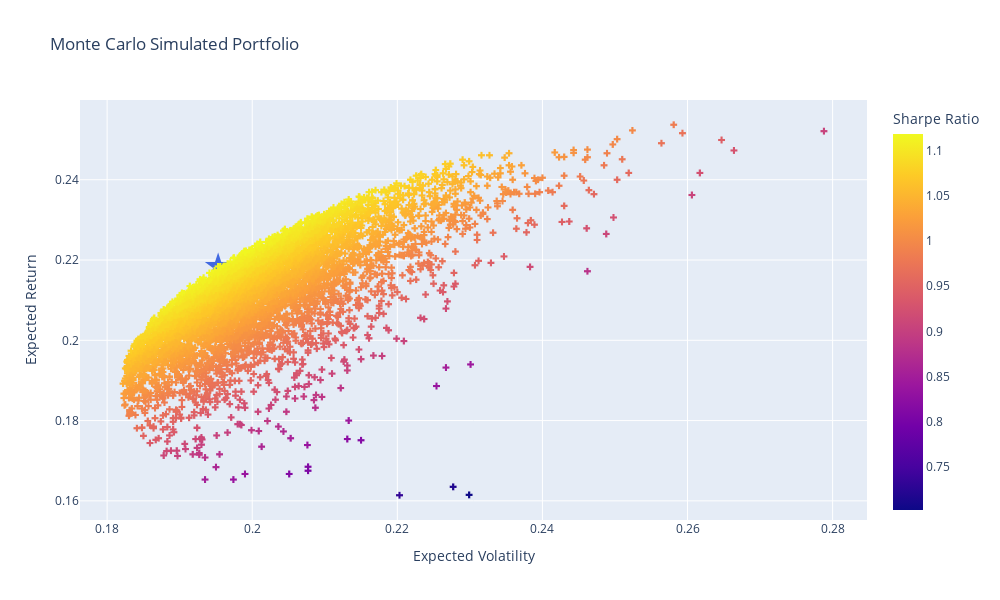

The cell this chart's notebook holds for it:
### Markdown cell above
<h3 id="Visulaize-Simulated-Portfolio">Visulaize Simulated Portfolio<a class="anchor-link" href="#Visulaize-Simulated-Portfolio">¶</a></h3>

### Code cell
# Plot simulated portfolio
fig = px.scatter(
    temp, x='port_vols', y='port_rets', color='sharpe_ratio', 
    labels={'port_vols': 'Expected Volatility', 'port_rets': 'Expected Return','sharpe_ratio': 'Sharpe Ratio'},
    title="Monte Carlo Simulated Portfolio"
     ).update_traces(mode='markers', marker=dict(symbol='cross'))

# Plot max sharpe 
fig.add_scatter(
    mode='markers', 
    x=[temp.iloc[temp.sharpe_ratio.idxmax()]['port_vols']], 
    y=[temp.iloc[temp.sharpe_ratio.idxmax()]['port_rets']], 
    marker=dict(color='RoyalBlue', size=20, symbol='star'),
    name = 'Max Sharpe'
).update(layout_showlegend=False)

# Show spikes
fig.update_xaxes(showspikes=True)
fig.update_yaxes(showspikes=True)
fig.show()

### Figure 1 — Plotly figure (JSON) as saved in the notebook; plotly's stock layout.template omitted (floating-point values rounded to 4 significant figures; data arrays with more than 128 entries replaced by an {"elided": "..."} marker saying what was removed)
{"data": [{"hovertemplate": "Expected Volatility=%{x}<br>Expected Return=%{y}<br>Sharpe Ratio=%{marker.color}<extra></extra>", "legendgroup": "", "marker": {"color": {"elided": "5000 float values"}, "coloraxis": "coloraxis", "symbol": "cross"}, "mode": "markers", "name": "", "showlegend": false, "x": {"elided": "5000 float values"}, "xaxis": "x", "y": {"elided": "5000 float values"}, "yaxis": "y", "type": "scattergl"}, {"marker": {"color": "RoyalBlue", "size": 20, "symbol": "star"}, "mode": "markers", "name": "Max Sharpe", "x": [0.1953], "y": [0.2184], "type": "scatter"}], "layout": {"xaxis": {"anchor": "y", "domain": [0.0, 1.0], "title": {"text": "Expected Volatility"}, "showspikes": true}, "yaxis": {"anchor": "x", "domain": [0.0, 1.0], "title": {"text": "Expected Return"}, "showspikes": true}, "coloraxis": {"colorbar": {"title": {"text": "Sharpe Ratio"}}, "colorscale": [[0.0, "#0d0887"], [0.1111, "#46039f"], [0.2222, "#7201a8"], [0.3333, "#9c179e"], [0.4444, "#bd3786"], [0.5556, "#d8576b"], [0.6667, "#ed7953"], [0.7778, "#fb9f3a"], [0.8889, "#fdca26"], [1.0, "#f0f921"]]}, "legend": {"tracegroupgap": 0}, "title": {"text": "Monte Carlo Simulated Portfolio"}, "height": 600, "width": 1000, "showlegend": false}}
